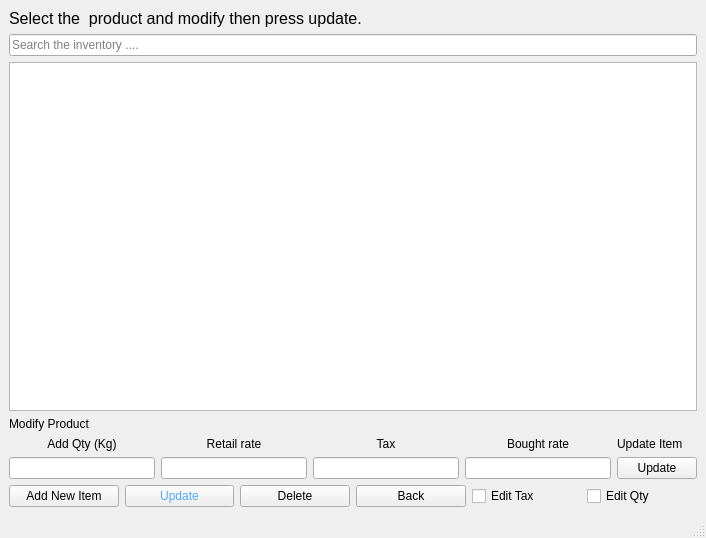
<?xml version="1.0" encoding="UTF-8"?>
<ui version="4.0">
 <class>MainWindow</class>
 <widget class="QMainWindow" name="MainWindow">
  <property name="geometry">
   <rect>
    <x>0</x>
    <y>0</y>
    <width>706</width>
    <height>538</height>
   </rect>
  </property>
  <property name="windowTitle">
   <string>EMS | Inventory Management</string>
  </property>
  <widget class="QWidget" name="centralwidget">
   <layout class="QVBoxLayout" name="verticalLayout_3">
    <item>
     <layout class="QVBoxLayout" name="verticalLayout_2">
      <item>
       <widget class="QLabel" name="label">
        <property name="font">
         <font>
          <pointsize>12</pointsize>
          <weight>50</weight>
          <italic>false</italic>
          <bold>false</bold>
         </font>
        </property>
        <property name="text">
         <string>Select the  product and modify then press update.</string>
        </property>
       </widget>
      </item>
      <item>
       <layout class="QVBoxLayout" name="verticalLayout">
        <item>
         <widget class="QLineEdit" name="ivn_search">
          <property name="placeholderText">
           <string>Search the inventory ....</string>
          </property>
         </widget>
        </item>
        <item>
         <widget class="QTableWidget" name="ivn"/>
        </item>
       </layout>
      </item>
     </layout>
    </item>
    <item>
     <widget class="QLabel" name="label_7">
      <property name="text">
       <string>Modify Product</string>
      </property>
     </widget>
    </item>
    <item>
     <layout class="QGridLayout" name="gridLayout">
      <item row="0" column="0">
       <widget class="QLabel" name="label_2">
        <property name="text">
         <string>Add Qty (Kg)</string>
        </property>
        <property name="alignment">
         <set>Qt::AlignCenter</set>
        </property>
       </widget>
      </item>
      <item row="0" column="1">
       <widget class="QLabel" name="label_3">
        <property name="text">
         <string>Retail rate</string>
        </property>
        <property name="alignment">
         <set>Qt::AlignCenter</set>
        </property>
       </widget>
      </item>
      <item row="0" column="2">
       <widget class="QLabel" name="label_4">
        <property name="text">
         <string>Tax</string>
        </property>
        <property name="alignment">
         <set>Qt::AlignCenter</set>
        </property>
       </widget>
      </item>
      <item row="0" column="3">
       <widget class="QLabel" name="label_5">
        <property name="text">
         <string>Bought rate</string>
        </property>
        <property name="alignment">
         <set>Qt::AlignCenter</set>
        </property>
       </widget>
      </item>
      <item row="0" column="4">
       <widget class="QLabel" name="label_6">
        <property name="text">
         <string>Update Item</string>
        </property>
       </widget>
      </item>
      <item row="1" column="0">
       <widget class="QLineEdit" name="qty"/>
      </item>
      <item row="1" column="1">
       <widget class="QLineEdit" name="rate"/>
      </item>
      <item row="1" column="2">
       <widget class="QLineEdit" name="tax"/>
      </item>
      <item row="1" column="3">
       <widget class="QLineEdit" name="brate"/>
      </item>
      <item row="1" column="4">
       <widget class="QPushButton" name="append">
        <property name="text">
         <string>Update</string>
        </property>
       </widget>
      </item>
     </layout>
    </item>
    <item>
     <layout class="QHBoxLayout" name="horizontalLayout">
      <item>
       <widget class="QPushButton" name="add_ivn">
        <property name="styleSheet">
         <string notr="true">color:&quot;green&quot;</string>
        </property>
        <property name="text">
         <string>Add New Item</string>
        </property>
       </widget>
      </item>
      <item>
       <widget class="QPushButton" name="update_ivn">
        <property name="styleSheet">
         <string notr="true">color: rgb(85, 170, 255);</string>
        </property>
        <property name="text">
         <string>Update</string>
        </property>
       </widget>
      </item>
      <item>
       <widget class="QPushButton" name="del_item">
        <property name="styleSheet">
         <string notr="true">color: 'dark red'</string>
        </property>
        <property name="text">
         <string>Delete</string>
        </property>
       </widget>
      </item>
      <item>
       <widget class="QPushButton" name="back">
        <property name="text">
         <string>Back</string>
        </property>
       </widget>
      </item>
      <item>
       <widget class="QCheckBox" name="etax">
        <property name="text">
         <string>Edit Tax</string>
        </property>
       </widget>
      </item>
      <item>
       <widget class="QCheckBox" name="eqty">
        <property name="text">
         <string>Edit Qty</string>
        </property>
       </widget>
      </item>
     </layout>
    </item>
   </layout>
  </widget>
  <widget class="QMenuBar" name="menubar">
   <property name="geometry">
    <rect>
     <x>0</x>
     <y>0</y>
     <width>706</width>
     <height>25</height>
    </rect>
   </property>
  </widget>
  <widget class="QStatusBar" name="statusbar"/>
 </widget>
 <resources/>
 <connections/>
</ui>
